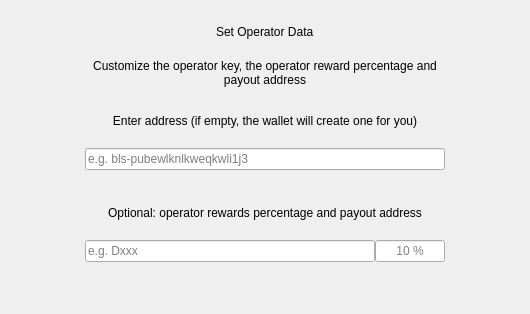
        <widget class="QWidget" name="page_5">
         <layout class="QVBoxLayout" name="verticalLayout_585" stretch="0,0,0,0,0,0,0,0,0,0,0">
          <property name="spacing">
           <number>6</number>
          </property>
          <property name="leftMargin">
           <number>85</number>
          </property>
          <property name="topMargin">
           <number>12</number>
          </property>
          <property name="rightMargin">
           <number>85</number>
          </property>
          <property name="bottomMargin">
           <number>12</number>
          </property>
          <item alignment="Qt::AlignHCenter">
           <widget class="QLabel" name="labelTitle6">
            <property name="minimumSize">
             <size>
              <width>0</width>
              <height>40</height>
             </size>
            </property>
            <property name="maximumSize">
             <size>
              <width>16777215</width>
              <height>50</height>
             </size>
            </property>
            <property name="text">
             <string>Set Operator Data</string>
            </property>
           </widget>
          </item>
          <item alignment="Qt::AlignHCenter">
           <widget class="QLabel" name="labelSubtitleOperator">
            <property name="minimumSize">
             <size>
              <width>360</width>
              <height>30</height>
             </size>
            </property>
            <property name="text">
             <string>Customize the operator key, the operator reward percentage and payout address</string>
            </property>
            <property name="alignment">
             <set>Qt::AlignCenter</set>
            </property>
            <property name="wordWrap">
             <bool>true</bool>
            </property>
           </widget>
          </item>
          <item>
           <spacer name="verticalSpacer_1_634">
            <property name="orientation">
             <enum>Qt::Vertical</enum>
            </property>
            <property name="sizeType">
             <enum>QSizePolicy::Fixed</enum>
            </property>
            <property name="sizeHint" stdset="0">
             <size>
              <width>20</width>
              <height>20</height>
             </size>
            </property>
           </spacer>
          </item>
          <item>
           <widget class="QLabel" name="labelSubtitleOperatorKey">
            <property name="text">
             <string>Enter address (if empty, the wallet will create one for you)</string>
            </property>
            <property name="alignment">
             <set>Qt::AlignCenter</set>
            </property>
           </widget>
          </item>
          <item>
           <spacer name="verticalSpacer_1_7">
            <property name="orientation">
             <enum>Qt::Vertical</enum>
            </property>
            <property name="sizeType">
             <enum>QSizePolicy::Fixed</enum>
            </property>
            <property name="sizeHint" stdset="0">
             <size>
              <width>20</width>
              <height>14</height>
             </size>
            </property>
           </spacer>
          </item>
          <item>
           <widget class="QLineEdit" name="lineEditOperatorKey">
            <property name="placeholderText">
             <string notr="true">e.g. bls-pubewlknlkweqkwli1j3</string>
            </property>
           </widget>
          </item>
          <item>
           <spacer name="verticalSpacer_1_049">
            <property name="orientation">
             <enum>Qt::Vertical</enum>
            </property>
            <property name="sizeType">
             <enum>QSizePolicy::Fixed</enum>
            </property>
            <property name="sizeHint" stdset="0">
             <size>
              <width>20</width>
              <height>30</height>
             </size>
            </property>
           </spacer>
          </item>
          <item>
           <widget class="QLabel" name="labelSubtitleOperatorReward">
            <property name="text">
             <string>Optional: operator rewards percentage and payout address</string>
            </property>
            <property name="alignment">
             <set>Qt::AlignCenter</set>
            </property>
           </widget>
          </item>
          <item>
           <spacer name="verticalSpacer_1_890">
            <property name="orientation">
             <enum>Qt::Vertical</enum>
            </property>
            <property name="sizeType">
             <enum>QSizePolicy::Fixed</enum>
            </property>
            <property name="sizeHint" stdset="0">
             <size>
              <width>20</width>
              <height>14</height>
             </size>
            </property>
           </spacer>
          </item>
          <item>
           <widget class="QWidget" name="layoutRewards" native="true">
            <layout class="QHBoxLayout" name="horizontalLayout" stretch="5,0">
             <property name="spacing">
              <number>0</number>
             </property>
             <property name="leftMargin">
              <number>0</number>
             </property>
             <property name="topMargin">
              <number>0</number>
             </property>
             <property name="rightMargin">
              <number>0</number>
             </property>
             <property name="bottomMargin">
              <number>0</number>
             </property>
             <item>
              <widget class="QLineEdit" name="lineEditOperatorPayoutAddress">
               <property name="placeholderText">
                <string notr="true">e.g. Dxxx</string>
               </property>
              </widget>
             </item>
             <item>
              <widget class="QWidget" name="comboContainer" native="true">
               <property name="minimumSize">
                <size>
                 <width>40</width>
                 <height>0</height>
                </size>
               </property>
               <property name="maximumSize">
                <size>
                 <width>16777215</width>
                 <height>16777215</height>
                </size>
               </property>
               <layout class="QHBoxLayout" name="horizontalLayout_31">
                <property name="spacing">
                 <number>0</number>
                </property>
                <property name="leftMargin">
                 <number>0</number>
                </property>
                <property name="topMargin">
                 <number>0</number>
                </property>
                <property name="rightMargin">
                 <number>0</number>
                </property>
                <property name="bottomMargin">
                 <number>0</number>
                </property>
                <item>
                 <widget class="QLineEdit" name="lineEditPercentage">
                  <property name="sizePolicy">
                   <sizepolicy hsizetype="Fixed" vsizetype="Fixed">
                    <horstretch>0</horstretch>
                    <verstretch>0</verstretch>
                   </sizepolicy>
                  </property>
                  <property name="maximumSize">
                   <size>
                    <width>70</width>
                    <height>16777215</height>
                   </size>
                  </property>
                  <property name="inputMask">
                   <string notr="true"/>
                  </property>
                  <property name="text">
                   <string notr="true"/>
                  </property>
                  <property name="maxLength">
                   <number>2</number>
                  </property>
                  <property name="alignment">
                   <set>Qt::AlignCenter</set>
                  </property>
                  <property name="placeholderText">
                   <string notr="true">10 %</string>
                  </property>
                 </widget>
                </item>
               </layout>
              </widget>
             </item>
            </layout>
           </widget>
          </item>
          <item>
           <spacer name="verticalSpacer_1_510">
            <property name="orientation">
             <enum>Qt::Vertical</enum>
            </property>
            <property name="sizeHint" stdset="0">
             <size>
              <width>20</width>
              <height>40</height>
             </size>
            </property>
           </spacer>
          </item>
         </layout>
        </widget>
